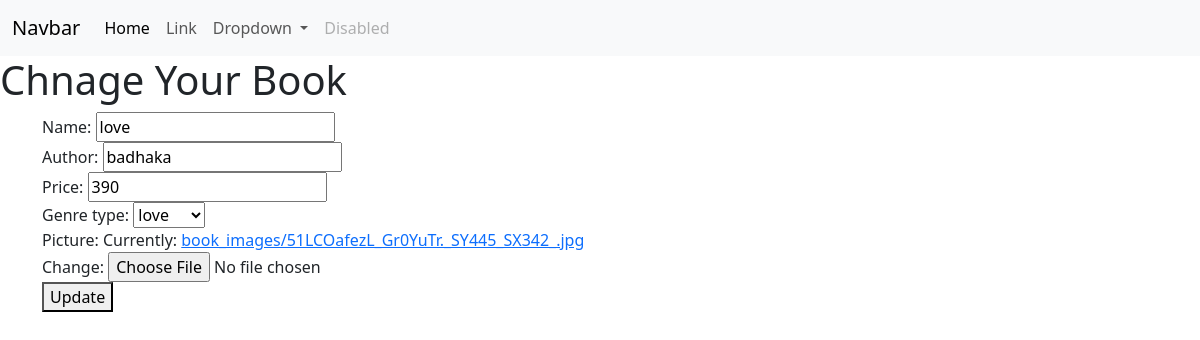
The app's page /book/7/change/ with its own data.
### store/models.py (models this page shows, shortened)
class Book(models.Model):
    name=models.CharField(max_length=200)
    author=models.CharField(max_length=200)
    price=models.PositiveIntegerField()
    genre_options=(
        ("love","love"),
        ("horror","horror"),
        ("drama","drama"),
    )
    genre_type=models.CharField(max_length=200,choices=genre_options,default="love")
    picture=models.ImageField(upload_to="book_images",null=True)

### store/views.py (the view, shortened to what this page needs)
# urls.py: path("book/<int:pk>/change/",views.BookUpdateView.as_view(),name="book-update")
class BookUpdateView(View):
    template_name="book_update.html"
    form_class=BookUpdateForm
    def get(self,request,*args,**kwargs):
        id=kwargs.get("pk")
        book_object=Book.objects.get(id=id)
        form_instance=self.form_class(instance=book_object)
        return render(request,self.template_name,{"form":form_instance})

### store/forms.py
class BookUpdateForm(forms.ModelForm):
    class Meta:
        model=Book
        fields="__all__"

### store/templates/book_update.html (shortened to what this page needs)
{%extends 'base.html'%}
{%block main_block%}
<h1>Chnage Your Book</h1>
<div class="container ">
    <form action=""method=post enctype="multipart/form-data">
        {{form}}
        <button type="submit">Update</button>
    </form>
</div>
{%endblock%}

### records on screen
Book: name "love", author "badhaka", price "390", genre_type "love"
